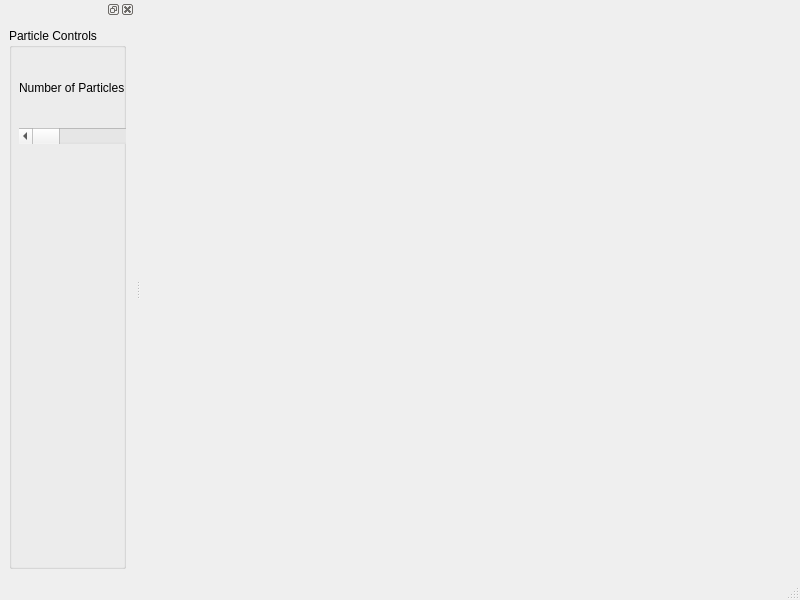
<?xml version="1.0" encoding="UTF-8"?>
<ui version="4.0">
 <class>MainWindow</class>
 <widget class="QMainWindow" name="MainWindow">
  <property name="geometry">
   <rect>
    <x>0</x>
    <y>0</y>
    <width>800</width>
    <height>600</height>
   </rect>
  </property>
  <property name="windowTitle">
   <string>MainWindow</string>
  </property>
  <widget class="QWidget" name="centralwidget">
   <layout class="QGridLayout" name="m_mainWindowGridLayout">
    <item row="0" column="0">
     <spacer name="horizontalSpacer">
      <property name="orientation">
       <enum>Qt::Horizontal</enum>
      </property>
      <property name="sizeHint" stdset="0">
       <size>
        <width>581</width>
        <height>20</height>
       </size>
      </property>
     </spacer>
    </item>
   </layout>
  </widget>
  <widget class="QMenuBar" name="menubar">
   <property name="geometry">
    <rect>
     <x>0</x>
     <y>0</y>
     <width>800</width>
     <height>25</height>
    </rect>
   </property>
  </widget>
  <widget class="QStatusBar" name="statusbar"/>
  <widget class="QDockWidget" name="dockWidget">
   <attribute name="dockWidgetArea">
    <number>1</number>
   </attribute>
   <widget class="QWidget" name="dockWidgetContents">
    <layout class="QHBoxLayout" name="horizontalLayout">
     <item>
      <widget class="QGroupBox" name="groupBox">
       <property name="title">
        <string>Particle Controls</string>
       </property>
       <widget class="QLabel" name="label">
        <property name="geometry">
         <rect>
          <x>10</x>
          <y>50</y>
          <width>111</width>
          <height>20</height>
         </rect>
        </property>
        <property name="text">
         <string>Number of Particles</string>
        </property>
       </widget>
       <widget class="QScrollBar" name="m_numParticles">
        <property name="geometry">
         <rect>
          <x>10</x>
          <y>100</y>
          <width>160</width>
          <height>16</height>
         </rect>
        </property>
        <property name="minimum">
         <number>500</number>
        </property>
        <property name="maximum">
         <number>1000000</number>
        </property>
        <property name="singleStep">
         <number>500</number>
        </property>
        <property name="pageStep">
         <number>1000</number>
        </property>
        <property name="orientation">
         <enum>Qt::Horizontal</enum>
        </property>
       </widget>
      </widget>
     </item>
    </layout>
   </widget>
  </widget>
 </widget>
 <resources/>
 <connections/>
</ui>
